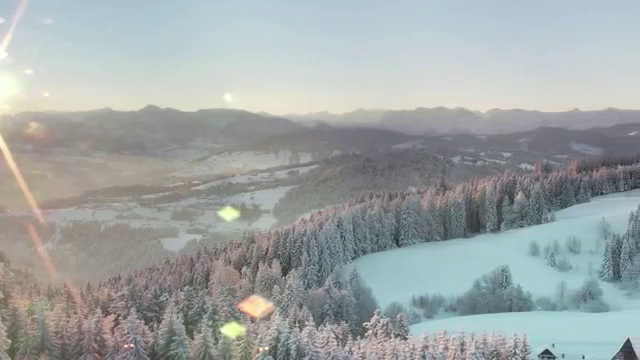
#> input picture frame 63 of sample-cut.mp4, 640 x 360 px, given in place of sample.mp4, which was not available
$ python video_newpanorama.py
#> lines starting #> are read from the running program, lines starting #| are printed output that depends on the picture; pictures that were not available may be replaced by others from this repository, and a replacement may not be noted
import numpy as np
import cv2
import matplotlib.pyplot as plt
from random import randrange
import time

cp = cv2.VideoCapture('sample.mp4')

n_frames = int(cp.get(cv2.CAP_PROP_FRAME_COUNT))
print("N_frames: ", n_frames)
width = int(cp.get(cv2.CAP_PROP_FRAME_WIDTH))
height = int(cp.get(cv2.CAP_PROP_FRAME_HEIGHT))

fps = cp.get(cv2.CAP_PROP_FPS)


fourcc = cv2.VideoWriter_fourcc(*'MJPG')
#print(fourcc)

# Try doing 2*width
out = cv2.VideoWriter('video_out.mp4',0x7634706d, fps/2, (2*width, height))

_, prev = cp.read()
#> prev is the input picture: shape (360, 640, 3); mean B, G, R 165.4, 165.8, 159.6
index = 0
prev_gray = cv2.cvtColor(prev, cv2.COLOR_BGR2GRAY)
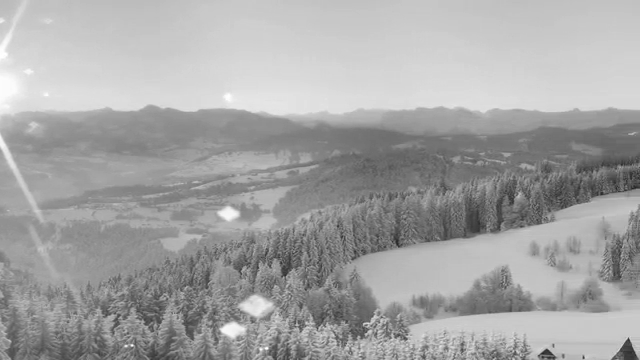
#> prev_gray: shape (360, 640); min 37, max 255, mean 163.9

for i in range(n_frames - 2):
		begin = time.time()
		sift = cv2.xfeatures2d.SIFT_create()
		kp1, des1 = sift.detectAndCompute(prev_gray,None)

		succ, curr = cp.read()
		if ( index % 20 ==0):
			curr_gray = cv2.cvtColor(curr, cv2.COLOR_BGR2GRAY)
			prev_gray = curr_gray
			kp2, des2 = sift.detectAndCompute(curr_gray,None)
			bf = cv2.BFMatcher()
			matches = bf.knnMatch(des1,des2, k=2)
			end = time.time()
			print("Time taken: ", end-begin)
			if(len(matches) == 0):
				continue
			#print(matches)
			good = []
			for m in matches:
				if m[0].distance < 1*m[1].distance:
					good.append(m)
			matches = np.asarray(good)
			#print(matches.shape)
			#print(matches)


			if len(matches[:,0]) >= 4:
				src = np.float32([ kp1[m.queryIdx].pt for m in matches[:,0] ]).reshape(-1,1,2)
				dst = np.float32([ kp2[m.trainIdx].pt for m in matches[:,0] ]).reshape(-1,1,2)
				H, masked = cv2.findHomography(src, dst, cv2.RANSAC, 5.0)
				print(H)
				print(masked)
			else:
				continue
			'''
			else:
				raise AssertionError("Can't find enough keypoints.")
			'''

			dst = cv2.warpPerspective(prev,H,(curr.shape[1] + prev.shape[1], curr.shape[0]))
			dst[0:curr.shape[0], 0:curr.shape[1]] = curr
			if(dst.shape[1] > 1920):
				dst = cv2.resize(dst, (dst.shape[1]/2, dst.shape[0]/2))
		index = index +1

#cv2.imwrite('resultant_stitched_panorama_' + str(i) + ".jpg",dst)
cv2.imwrite('resultant_stitched_panorama_.jpg',dst)
#cv2.imshow("img1", img1)
cv2.imshow("dst", dst)
cv2.waitKey(0)
cv2.destroyAllWindows()

$ run again, starting later in the video
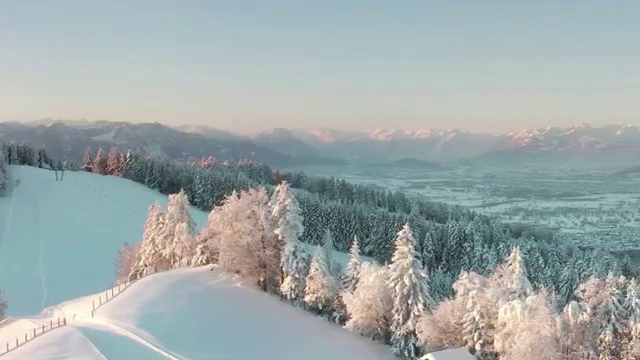
#> input picture frame 287 of sample-cut.mp4, 640 x 360 px, given in place of sample.mp4, which was not available
#> prev is the input picture: shape (360, 640, 3); mean B, G, R 168.6, 168.8, 158.2

$ run again, starting later in the video
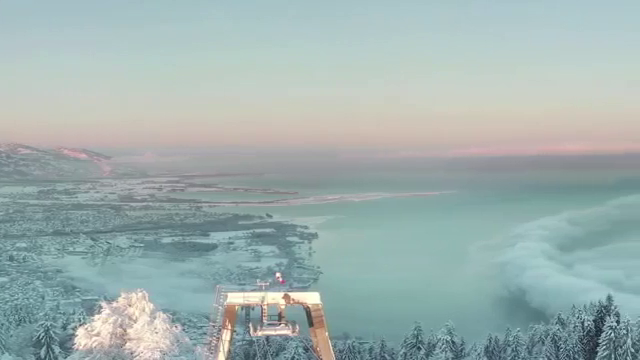
#> input picture frame 511 of sample-cut.mp4, 640 x 360 px, given in place of sample.mp4, which was not available
#> prev is the input picture: shape (360, 640, 3); mean B, G, R 175.2, 177, 159.5
